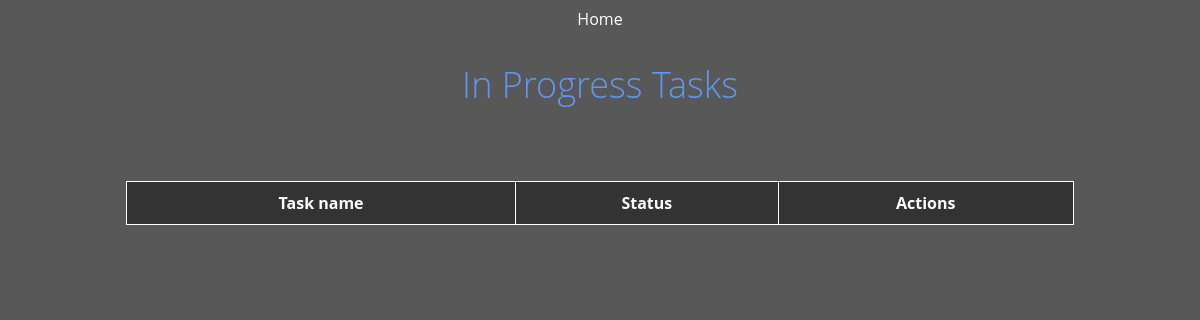
/in-progress-tasks/ (signed in), run on an earlier commit of the app's database.
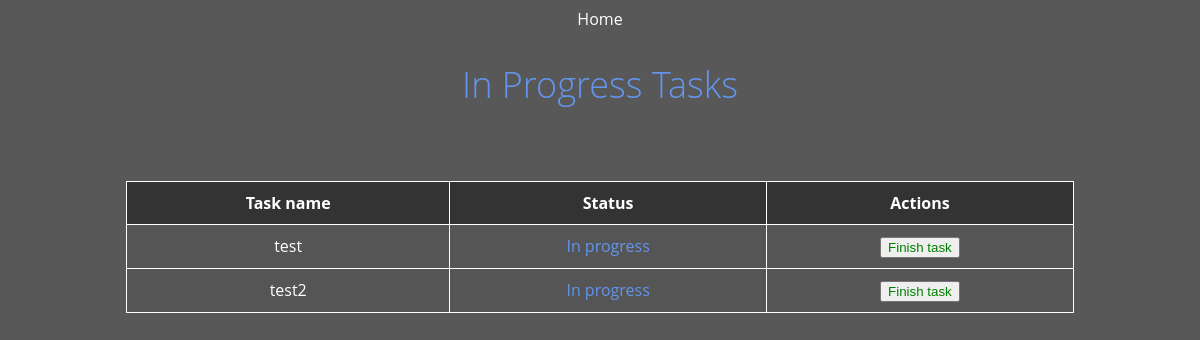
And on a later commit of the database.
### application/models.py (models this page shows, shortened)
class Todo(models.Model):
    user = models.ForeignKey(User, on_delete=models.CASCADE)
    name = models.CharField(max_length=100)
    status = models.BooleanField(default=False)

### application/views.py (the view)
# urls.py: path('in-progress-tasks/', views.in_progress_tasks, name='in_progress_tasks'),
def in_progress_tasks(request):
    in_progress_todos = Todo.objects.filter(user=request.user, status=False)
    context = {
        'todos': in_progress_todos
    }
    return render(request, 'in_progress_tasks.html', context)

### application/templates/in_progress_tasks.html (shortened to what this page needs)
<!DOCTYPE html>
<html lang="en">
<head>
</head>
<body>
    <a href="{% url 'home' %}">Home</a>
    <h2>In Progress Tasks</h2><br>
    <table>
        <thead>
            <tr>
                <th>Task name</th>
                <th>Status</th>
                <th>Actions</th>
            </tr>
        </thead>
        <tbody>
            {% for todo in todos %}
            <tr>
                <td>{{ todo.name }}</td>
                <td style="color: cornflowerblue">In progress</td>
                <td>
                    <a href="{% url 'update' todo.name %}"><button style="color: green">Finish task</button></a>
                </td>
            </tr>
            {% endfor %}
        </tbody>
    </table>
</body>
</html>

What changed in the data, as far as the page shows it:
added Todo: name "test"
added Todo: name "test2"
